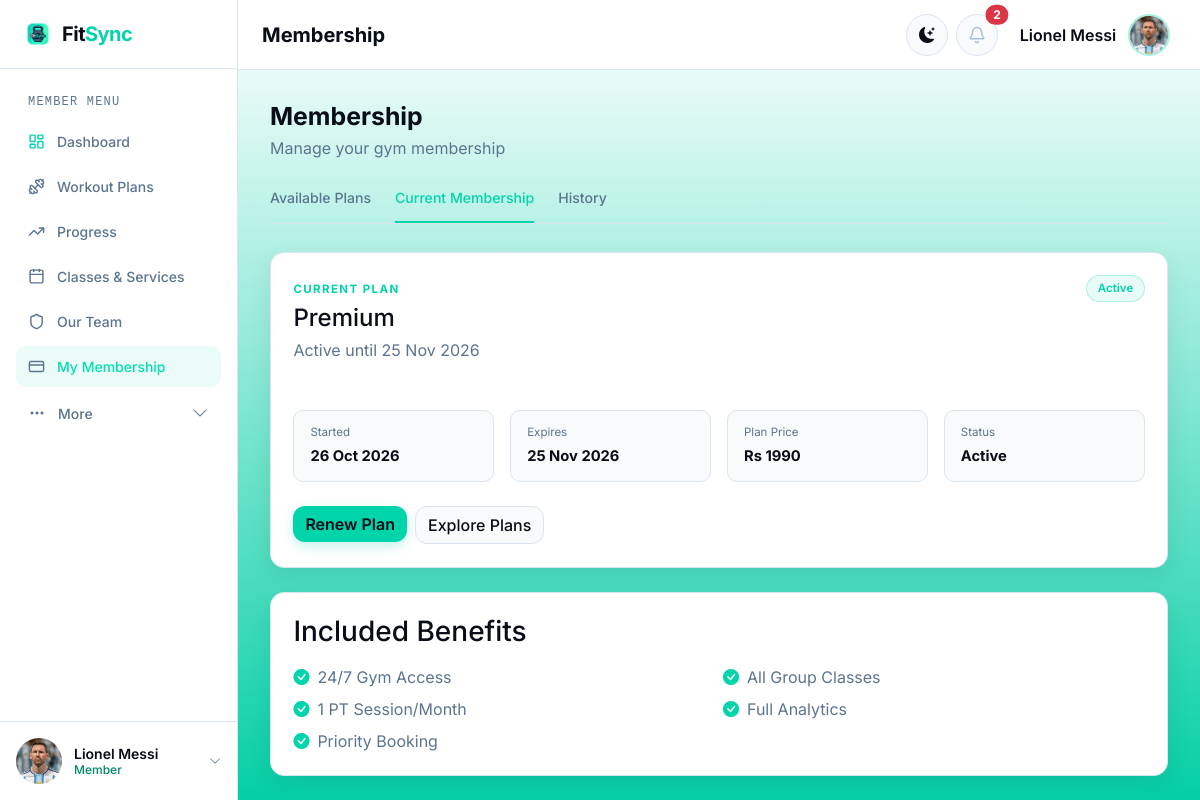
/memberships/member/current/ (signed in), run on the app's committed database.
### gym/models.py (models this page shows, shortened)
class User(AbstractUser):
    class Role(models.TextChoices):
        MEMBER = ("MEMBER", "Member")
        STAFF = ("STAFF", "Staff")
        COACH = ("COACH", "Coach")
        ADMIN = ("ADMIN", "Admin")
    email = models.EmailField(unique=True)
    role = models.CharField(max_length=20, choices=Role.choices, default=Role.MEMBER)
    class Meta:
        db_table = "accounts_user"

class MemberProfile(models.Model):
    user = models.OneToOneField(
        settings.AUTH_USER_MODEL,
        on_delete=models.CASCADE,
        related_name="member_profile",
    )
    profile_picture = models.ImageField(
        upload_to="profile_pics/", blank=True, null=True
    )
    avatar_static_path = models.CharField(max_length=255, blank=True)
    @property
    def avatar_url(self):
        from django.templatetags.static import static
        if self.profile_picture:
            return self.profile_picture.url
        return static(self.avatar_static_path) if self.avatar_static_path else ""
    phone = models.CharField(max_length=30, blank=True)
    date_of_birth = models.DateField(blank=True, null=True)
    emergency_contact = models.CharField(max_length=100, blank=True)
    age = models.PositiveSmallIntegerField(blank=True, null=True)
    height_cm = models.PositiveIntegerField(blank=True, null=True)
    current_weight_kg = models.DecimalField(
        max_digits=5, decimal_places=2, blank=True, null=True
    )
    target_weight_kg = models.DecimalField(
        max_digits=5, decimal_places=2, blank=True, null=True
    )
    fitness_goal = models.CharField(max_length=200, blank=True)
    medical_notes = models.TextField(blank=True)
    class Meta:
        db_table = "accounts_memberprofile"

class Membership(models.Model):
    class Status(models.TextChoices):
        ACTIVE = ("ACTIVE", "Active")
        EXPIRED = ("EXPIRED", "Expired")
        CANCELLED = ("CANCELLED", "Cancelled")
    member = models.ForeignKey(
        settings.AUTH_USER_MODEL, on_delete=models.CASCADE, related_name="memberships"
    )
    package = models.ForeignKey(
        MembershipPackage, on_delete=models.PROTECT, related_name="memberships"
    )
    start_date = models.DateField()
    end_date = models.DateField()
    status = models.CharField(
        max_length=12, choices=Status.choices, default=Status.ACTIVE
    )
    created_at = models.DateTimeField(auto_now_add=True)
    class Meta:
        ordering = ["-start_date", "-created_at"]
        db_table = "memberships_membership"

class MembershipPackage(models.Model):
    SERVICE_TYPE_CHOICES = [
        ("YOGA", "Yoga"),
        ("ZUMBA", "Zumba"),
        ("FITNESS", "Fitness"),
        ("SAUNA", "Sauna"),
        ("PERSONAL_TRAINING", "Personal Training"),
        ("PILATES", "Pilates"),
        ("BOXING", "Boxing"),
        ("HIIT", "HIIT"),
        ("CYCLING", "Cycling"),
        ("STRENGTH_TRAINING", "Strength Training"),
    ]
    name = models.CharField(max_length=80)
    slug = models.SlugField(unique=True)
    price = models.DecimalField(max_digits=8, decimal_places=2)
    duration_months = models.PositiveSmallIntegerField(default=1)
    description = models.CharField(max_length=220, blank=True)
    features = models.TextField(help_text="One feature per line")
    audience = models.CharField(max_length=80, blank=True)
    allowed_service_types = models.CharField(
        max_length=200, blank=True, help_text="Leave empty to allow every service type."
    )
    is_featured = models.BooleanField(default=False)
    is_active = models.BooleanField(default=True)
    class Meta:
        ordering = ["price", "name"]
        db_table = "memberships_membershippackage"
    @property
    def feature_list(self):
        return [item.strip() for item in self.features.splitlines() if item.strip()]

### gym/views.py (the view)
# urls.py: path("member/current/", views.current_membership, name="current_membership"),
@member_required
def current_membership(request):
    membership = _current_for(request.user)
    return render(
        request,
        "member/current_membership.html",
        {
            "membership": membership,
            "active_sidebar": "membership",
            "membership_tab": "current",
        },
    )

### gym/context_processors.py (called while the page is built)
def notification_menu(request):
    if not request.user.is_authenticated:
        return {}
    unread = Notification.objects.filter(recipient=request.user, is_read=False)
    today = timezone.localdate()
    notices = Notice.objects.filter(is_active=True, publish_date__lte=today).filter(
        expires_on__isnull=True
    ) | Notice.objects.filter(
        is_active=True, publish_date__lte=today, expires_on__gte=today
    )
    return {
        "notification_menu_items": unread[:5],
        "unread_notification_count": unread.count(),
        "active_gym_notices": notices.distinct()[:3],
    }

### gym/permissions.py (called while the page is built)
def role_required(*allowed_roles):
    def decorator(view_function):
        @wraps(view_function)
        @login_required
        def wrapped_view(request, *args, **kwargs):
            if not request.user.is_active:
                logout(request)
                messages.error(request, "Your account is inactive.")
                return redirect("accounts:login")
            if request.user.is_superuser or request.user.role in allowed_roles:
                return view_function(request, *args, **kwargs)
            return render(request, "shared/access_denied.html", status=403)
        return wrapped_view
    return decorator

### gym/views.py (called while the page is built, shortened)
def _current_for(user):
    membership = (
        Membership.objects.filter(member=user, status=Membership.Status.ACTIVE)
        .select_related("package")
        .order_by("-end_date")
        .first()
    )
    if membership:
        days_remaining = (membership.end_date - date.today()).days
    return membership

### templates/member/current_membership.html (shortened to what this page needs)
{% extends "layouts/member_base.html" %}
{% load static %}
{% block dashboard_heading %}Membership{% endblock %}
{% block extra_css %}{{ block.super }}<link rel="stylesheet" href="{% static 'css/memberships.css' %}">{% endblock %}
{% block dashboard_content %}
<div class="membership-page-head"><h1>Membership</h1><p>Manage your gym membership</p></div>
{% include "includes/membership_tabs.html" %}
{% if membership %}
<div class="current-membership-card">
    <div class="d-flex flex-wrap justify-content-between align-items-start gap-3">
        <div><span class="membership-eyebrow">CURRENT PLAN</span><h2>{{ membership.package.name }}</h2><p>Active until {{ membership.end_date|date:"d M Y" }}</p></div>
        <span class="status-pill success">Active</span>
    </div>
    <div class="row g-3 membership-stats">
        <div class="col-6 col-lg-3"><div class="membership-stat"><span>Started</span><strong>{{ membership.start_date|date:"d M Y" }}</strong></div></div>
        <div class="col-6 col-lg-3"><div class="membership-stat"><span>Expires</span><strong>{{ membership.end_date|date:"d M Y" }}</strong></div></div>
        <div class="col-6 col-lg-3"><div class="membership-stat"><span>Plan Price</span><strong>Rs {{ membership.package.price|floatformat:0 }}</strong></div></div>
        <div class="col-6 col-lg-3"><div class="membership-stat"><span>Status</span><strong>Active</strong></div></div>
    </div>
    <div class="d-flex flex-wrap gap-2 mt-4">
        <form method="post" action="{% url 'memberships:renew_membership' membership.id %}">{% csrf_token %}<button class="btn btn-primary-fitsync" type="submit">Renew Plan</button></form>
        <a class="btn btn-secondary-fitsync" href="{% url 'memberships:member_packages' %}">Explore Plans</a>
    </div>
</div>
<div class="included-features-card mt-4">
    <h3>Included Benefits</h3>
    <div class="row g-2 mt-2">{% for feature in membership.package.feature_list %}<div class="col-md-6"><span class="benefit-item"><i class="bi bi-check-circle-fill"></i>{{ feature }}</span></div>{% endfor %}</div>
</div>
{% endif %}
{% endblock %}

### templates/includes/sidebar_user.html (shortened to what this page needs)
{% load static %}
<link rel="stylesheet" href="{% static 'css/sidebar-user.css' %}?v=1">
{% with user=request.user %}
<div class="sidebar-user dropup">
    <button
        id="sidebarUserToggle"
        class="sidebar-user-toggle"
        type="button"
        data-bs-toggle="dropdown"
        data-bs-display="static"
        aria-expanded="false"
        aria-label="Open account menu"
    >
        {% if user.member_profile.avatar_url %}
            <img src="{{ user.member_profile.avatar_url }}" alt="" class="sidebar-user-avatar">
        {% elif user.coach_profile.photo_url %}
            <img src="{{ user.coach_profile.photo_url }}" alt="" class="sidebar-user-avatar">
        {% else %}
            <span class="sidebar-user-avatar sidebar-user-initials" aria-hidden="true">
                {% if user.first_name or user.last_name %}{{ user.first_name|slice:":1"|upper }}{{ user.last_name|slice:":1"|upper }}{% else %}{{ user.username|slice:":1"|upper }}{% endif %}
            </span>
        {% endif %}
        <span class="sidebar-user-text">
            <span class="sidebar-user-name">{{ user.get_full_name|default:user.username }}</span>
            <span class="sidebar-user-role">{{ user.get_role_display }}</span>
        </span>
        <i class="bi bi-chevron-up sidebar-user-chevron" aria-hidden="true"></i>
    </button>
</div>
{% endwith %}

### templates/includes/dashboard_topbar_actions.html (shortened to what this page needs)
{% load static %}
<div class="dashboard-topbar-actions d-flex align-items-center gap-2">
    <button class="btn theme-toggle" type="button" data-theme-toggle aria-label="Switch to dark mode" title="Switch theme">
        <i class="bi bi-moon-stars" data-theme-icon aria-hidden="true"></i>
    </button>
    <div class="dropdown">
        <button class="btn notification-toggle position-relative" type="button" data-bs-toggle="dropdown" aria-expanded="false" aria-label="Notifications">
            {% if request.user.role == "MEMBER" %}
                <img src="{% static 'img/member-dashboard/bell.svg' %}" alt="">
            {% else %}
                <i class="bi bi-bell" aria-hidden="true"></i>
            {% endif %}
            {% if unread_notification_count %}<span class="position-absolute top-0 start-100 translate-middle badge rounded-pill text-bg-danger">{{ unread_notification_count }}</span>{% endif %}
        </button>
    </div>
    <div class="dropdown">
        <button class="navbar-account-toggle dashboard-account-toggle" type="button" data-bs-toggle="dropdown" aria-expanded="false">
            <span class="navbar-account-name">{{ request.user.get_full_name|default:request.user.username }}</span>
            {% if request.user.member_profile.avatar_url %}
                <img class="navbar-account-avatar" src="{{ request.user.member_profile.avatar_url }}" alt="">
            {% elif request.user.coach_profile.photo_url %}
                <img class="navbar-account-avatar" src="{{ request.user.coach_profile.photo_url }}" alt="">
            {% else %}
                <span class="navbar-account-avatar navbar-account-initials" aria-hidden="true">
                    {% if request.user.first_name or request.user.last_name %}{{ request.user.first_name|slice:":1"|upper }}{{ request.user.last_name|slice:":1"|upper }}{% else %}{{ request.user.username|slice:":1"|upper }}{% endif %}
                </span>
            {% endif %}
        </button>
    </div>
</div>

### static/css/base.css (style rules this page uses)
:root { --bg-color: #f4f7fb; --surface-color: #ffffff; --surface-soft: #f8fafc; --text-color: #080d17; --muted-color: #5b748f; --border-color: #dbe5f0; --primary-color: #00d4aa; --primary-strong: #00ad8a; --danger-color: #dc3545; --navbar-color: #ffffff; --sidebar-color: #07152d; --footer-color: #ffffff; --shadow-color: rgba(8, 13, 23, 0.08); --radius-sm: 10px; --radius-md: 12px; --radius-lg: 16px; --sidebar-width: 238px; --topbar-height: 70px; }
html[data-theme="light"] { color-scheme: light; --bg-color: #f4f7fb; --surface-color: #ffffff; --text-color: #080d17; --muted-color: #5b748f; --border-color: #dbe5f0; --navbar-color: #ffffff; --sidebar-color: #ffffff; --footer-color: #ffffff; --shadow-color: rgba(8, 13, 23, 0.08); --page-gradient: linear-gradient(to bottom, #ffffff, #04cfa6); --member-sidebar-background: #ffffff; --member-sidebar-border: #dbe5f0; --member-sidebar-text: #080d17; --member-sidebar-muted: #5b748f; --member-sidebar-accent: #00876c; }
*, *::before, *::after { box-sizing: border-box; }
html, body { min-height: 100%; }
body { min-height: 100vh; margin: 0; background: var(--page-gradient); color: var(--text-color); font-family: "Inter", system-ui, -apple-system, BlinkMacSystemFont, "Segoe UI", sans-serif; transition: background-color 160ms ease, color 160ms ease; }
h1, h2, h3, h4, h5, h6, .fitsync-brand { font-family: "Inter", sans-serif; }
a { color: inherit; }
.navbar-account-toggle { display: inline-flex; min-height: 46px; align-items: center; gap: 0.75rem; padding: 0.25rem 0.3rem 0.25rem 0.8rem; color: var(--text-color); background: transparent; border: 1px solid transparent; border-radius: 999px; }
.navbar-account-name { max-width: 150px; overflow: hidden; font-weight: 600; white-space: nowrap; text-overflow: ellipsis; }
.navbar-account-avatar { width: 42px; height: 42px; flex: 0 0 42px; border: 2px solid rgba(0, 212, 170, 0.35); border-radius: 50%; object-fit: cover; object-position: center top; }
.theme-toggle, .notification-toggle, .sidebar-toggle { display: inline-grid; width: 42px; height: 42px; place-items: center; padding: 0; color: var(--text-color); background: var(--surface-soft); border: 1px solid var(--border-color); border-radius: 50%; }
.member-dashboard-sidebar .sidebar-user { padding: 8px; border-color: var(--member-sidebar-border); }
.member-dashboard-sidebar .sidebar-user-avatar { width: 46px; height: 46px; flex-basis: 46px; border-radius: 50%; }
.member-dashboard-sidebar .sidebar-user-name { color: var(--member-sidebar-text) !important; }
.member-dashboard-sidebar .sidebar-user-role { color: var(--member-sidebar-accent); }
.member-dashboard-sidebar .sidebar-user-chevron { color: var(--member-sidebar-muted); }
.btn-primary-fitsync { color: #080d17; background: var(--primary-color); border: 0; border-radius: var(--radius-md); box-shadow: 0 4px 12px rgba(0, 212, 170, 0.25); font-weight: 600; }
.btn-secondary-fitsync { color: var(--text-color); background: var(--surface-soft); border: 1px solid var(--border-color); border-radius: var(--radius-md); font-weight: 500; }
.dashboard-topbar-actions { min-width: 0; }
.dashboard-account-toggle { min-height: 48px; }
body.dashboard-body { height: 100vh; min-height: 100vh; overflow: hidden; }

### static/css/sidebar-user.css (style rules this page uses)
.sidebar-user { position: relative; margin-top: auto; padding: 12px; border-top: 1px solid var(--border-color); }
.sidebar-user-toggle { display: flex; width: 100%; align-items: center; gap: 12px; padding: 8px; color: var(--text-color); text-align: left; background: transparent; border: 0; border-radius: var(--radius-sm); transition: background-color 0.15s ease; cursor: pointer; }
.sidebar-user-avatar { width: 40px; height: 40px; flex: 0 0 40px; border-radius: 8px; object-fit: cover; object-position: center top; }
.sidebar-user-text { display: flex; min-width: 0; flex: 1 1 auto; flex-direction: column; line-height: 1.25; }
.sidebar-user-name { overflow: hidden; color: var(--text-color); font-size: 0.875rem; font-weight: 600; white-space: nowrap; text-overflow: ellipsis; }
.sidebar-user-role { color: var(--primary-color); font-size: 0.75rem; font-weight: 500; }
.sidebar-user-chevron { color: var(--muted-color); font-size: 0.75rem; transform: rotate(180deg); transition: transform 0.2s ease; }

### data on the page
User: member_profile.avatar_url (picture), get_full_name "Lionel Messi", role "Member", user.get_full_name "Lionel Messi", user.member_profile.avatar_url (picture)
Membership: package.name "Premium", end_date "25 Nov 2026", start_date "26 Oct 2026", package.price "1990"

### other printed values
{{ unread_notification_count }} "2"
{{ feature }} "24/7 Gym Access" "All Group Classes" "1 PT Session/Month" "Full Analytics" "Priority Booking"
